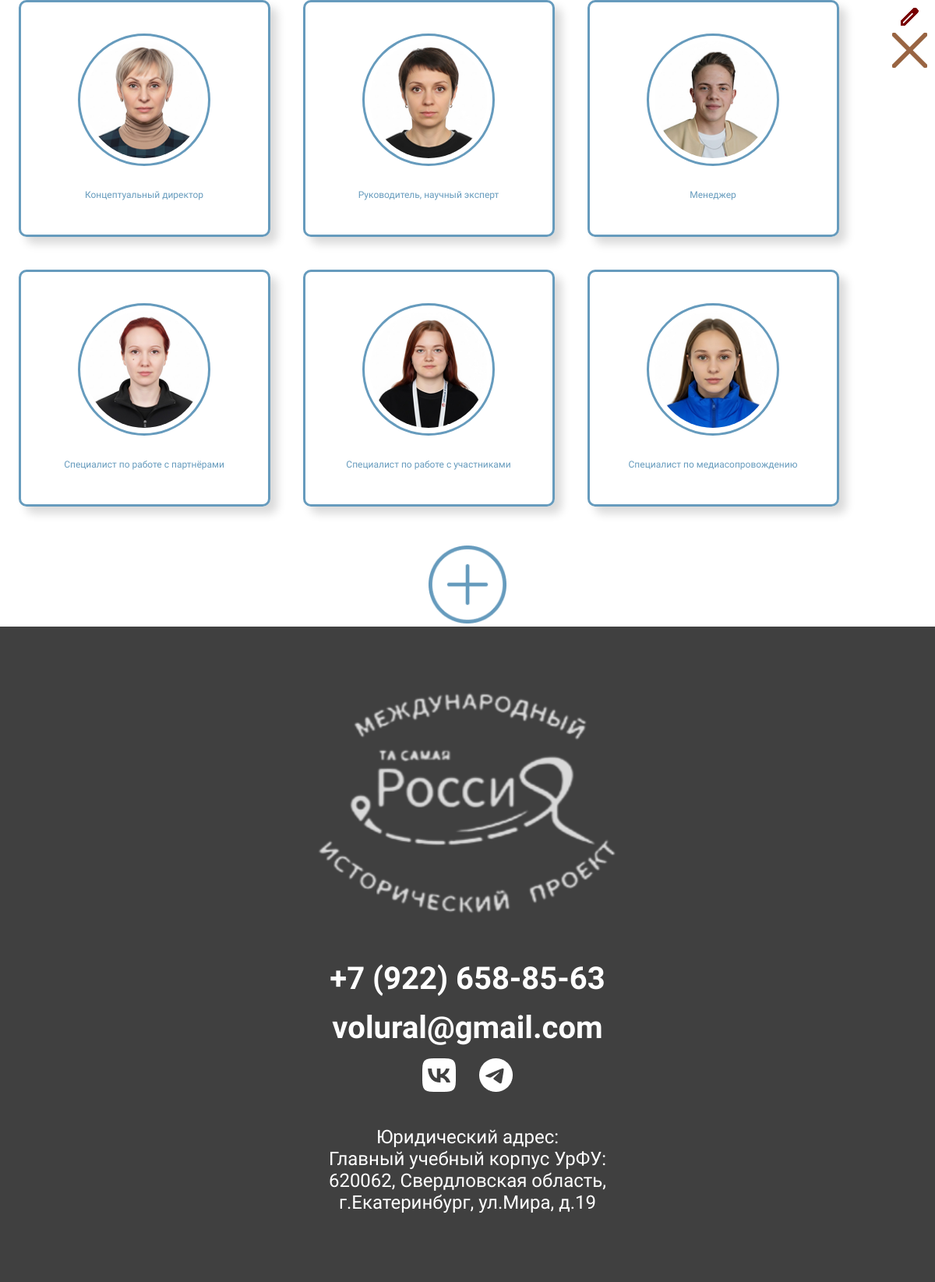
Page /team/ on the committed database.
### core/models.py (models this page shows, shortened)
class TeamMember(models.Model):
    last_name = models.CharField(max_length=100, verbose_name="Фамилия")
    first_name = models.CharField(max_length=100, verbose_name="Имя")
    middle_name = models.CharField(max_length=100, blank=True, null=True, verbose_name="Отчество")
    role = models.CharField(max_length=200, verbose_name="Роль в проекте")
    position = models.CharField(max_length=200, verbose_name="Должность/Место учебы")
    photo = models.ImageField(upload_to='team/', verbose_name="Фото")
    vk_link = models.URLField(blank=True, null=True, verbose_name="Ссылка на ВК")
    class Meta:
        verbose_name = "Участник команды"
        verbose_name_plural = "Команда"

### core/views.py (the view)
# urls.py: path('team/', views.team_list, name='team'),
def team_list(request):
    members = TeamMember.objects.all()
    template_name = 'manage/team_list.html' if is_admin(request.user) else 'core/team.html'
    return render(request, template_name, {'members': members})

### core/views.py (called while the page is built)
def is_admin(user):
    return user.is_authenticated and user.is_staff

### templates/core/team.html (shortened to what this page needs)
{% extends 'base.html' %}
{% load static %}
{% block extra_css %}
<link href="{% static 'css/team.css' %}" rel="stylesheet">
{% endblock %}
{% block content %}
<ul class="team-list">
    {% for member in members %}
    <li class="team-list-item">
         <img class="team-photo" src="{{ member.photo.url }}" alt="{{ member.last_name }}" style="width: 150px; height: 150px; object-fit: cover;">
         <h3>{{ member.last_name }} <br>{{ member.first_name }} {{ member.middle_name|default:'' }}</h3>
         <p class="post-about">{{ member.position }}</p>
         <div class="edit-controls" style="position: absolute; top: 10px; right: 10px; display: flex; flex-direction: column; gap: 5px; z-index: 10;">
             <a href="{% url 'team_edit' member.pk %}" class="admin-icon-link">
                <img src="{% static 'img/edit.png' %}" class="admin-icon">
             </a>
             <a href="{% url 'team_delete' member.pk %}" onclick="return confirm('Удалить участника?');" class="admin-icon-link">
                <img src="{% static 'img/close.png' %}" class="admin-icon" style="filter: invert(1) !important;">
             </a>
         </div>
    </li>
    {% endfor %}
</ul>
<div style="display: flex; justify-content: center; margin-top: 50px;">
    <a href="{% url 'team_add' %}" class="plus">
        <img src="{% static 'img/plus.png' %}" width="100" height="100" alt="Добавить участника">
    </a>
</div>
{% endblock %}

### templates/base.html (shortened to what this page needs)
{% load static %}
<!DOCTYPE html>
<html lang="ru">
  <head>
    <link href="{% static 'css/main.css' %}" rel="stylesheet">
    {% block extra_css %}{% endblock %}
  </head>
<body data-page-type="{{ page_type|default:'main' }}">
    <main id="content-container" class="transition-fade">
        {% block content %}
        {% endblock %}
    </main>
    <footer class="main-footer">
        <img class="footer-logo" src="{% static 'img/logo_white(1).png' %}" alt="Логотип футер" width="437px" height="324px">
        <p><a href="tel:+79226588563">+7 (922) 658-85-63</a></p>
        <p><a href="mailto:volural@gmail.com">volural@gmail.com</a></p>
        <div class="footer-social">
            <img src="{% static 'img/vk.png' %}" alt="VK">
            <img src="{% static 'img/tg.png' %}" alt="Telegram">
        </div>
        <p class="adress">Юридический адрес:<br>Главный учебный корпус УрФУ:<br>620062, Свердловская область, г.Екатеринбург, ул.Мира, д.19</p>
    </footer>
  </body></html>

### static/css/main.css (style rules this page uses)
body { margin: 0; padding: 0; font-family: "Exo 2", sans-serif; background-color: rgba(255, 255, 255, 1); box-sizing: border-box; color: rgba(0, 0, 0); }
.main-footer { background-color: rgba(64, 64, 64, 1); margin: 0; padding: 64px 367px; text-align: center; }
.footer-logo { margin-bottom: 20px; filter: brightness(2) contrast(0.7); }
.main-footer a { text-decoration: none; color: white; font-size: 40px; font-weight: 700; font-family: "Raleway", sans-serif; margin-bottom: 13px; }
.footer-social { display: flex; gap: 30px; justify-content: center; margin-bottom: 44px; }
.adress { color: white; font-size: 24px; }
.transition-fade { transition: 0.4s opacity; opacity: 1; }

### static/css/team.css (style rules this page uses)
body { margin: 0; padding: 0; font-family: "Exo 2", sans-serif; box-sizing: border-box; color: rgba(0, 0, 0); }
.team-list { display: flex; flex-wrap: wrap; gap: 42px; max-width: 1100px; padding: 0; margin: 0; list-style: none; justify-content: center; }
.team-list-item { border: 3px solid rgba(102, 155, 189, 1); box-shadow: 9px 9px 12px 0px rgba(0, 0, 0, 0.15); margin: 0; padding: 40px 41px; border-radius: 10px; width: 235px; flex-shrink: 0; text-align: center; }
.team-photo { width: 150px; height: 150px; border: 3px solid rgba(102, 155, 189, 1); border-radius: 50%; padding: 7px; margin: 0 auto 4px; object-fit: cover; object-position: center; }
.team-list-item h3 { color: rgba(40, 54, 135, 1); font-size: 15px; font-weight: 700; margin: 0; padding: 0; margin-bottom: 4px; }
.post-about { color: rgba(102, 155, 189, 1); font-size: 12px; margin: 0; padding: 0; margin-bottom: 4px; }
.main-footer { background-color: rgba(64, 64, 64, 1); background-size: cover; margin: 0; padding: 64px 367px; text-align: center; }
.footer-logo { margin-bottom: 20px; filter: brightness(2) contrast(0.7); }
.main-footer a { text-decoration: none; color: white; font-size: 40px; font-weight: 700; font-family: "Raleway", sans-serif; margin-bottom: 13px; }
.footer-social { display: flex; gap: 30px; justify-content: center; margin-bottom: 44px; }
.adress { color: white; font-size: 24px; }

### rows in the picture
TeamMember: photo (picture), position "Концептуальный директор"
TeamMember: photo (picture), position "Руководитель, научный эксперт"
TeamMember: photo (picture), position "Менеджер"
TeamMember: photo (picture), position "Специалист по работе с партнёрами"
TeamMember: photo (picture), position "Специалист по работе с участниками"
TeamMember: photo (picture), position "Специалист по медиасопровождению"
